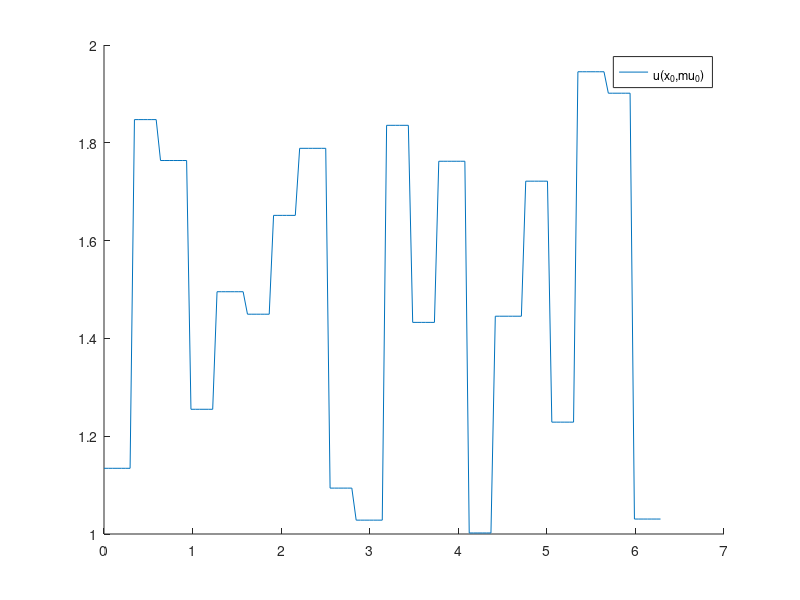
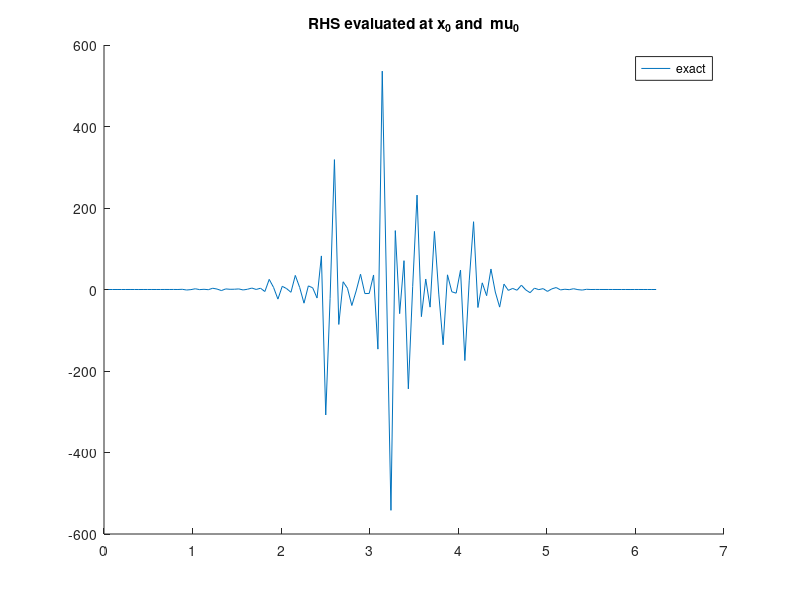
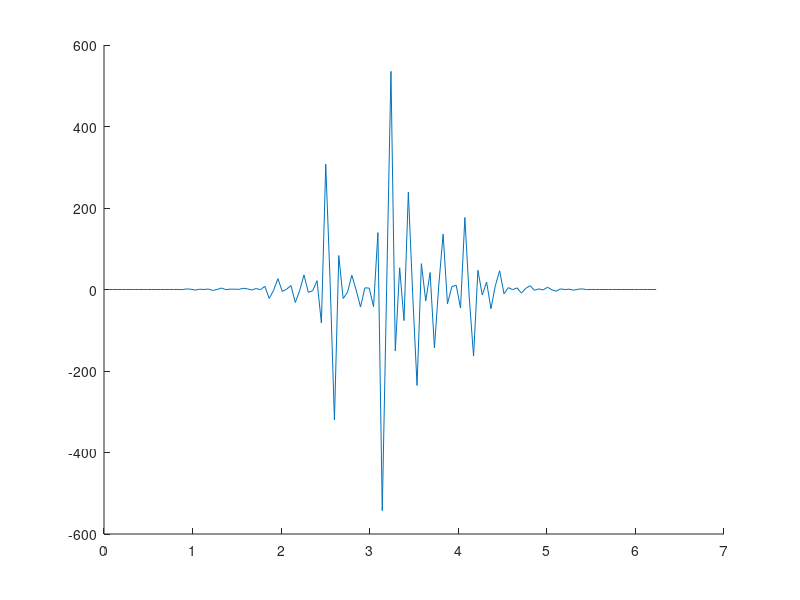

Recreate these plots in MATLAB, in order. (Note: this script raises an error after producing the figures.)
clear all;
close all;

rng(1); % for reproducibility

addpath('source/');

N = 128;
% N = 16;
% N = 6;

    % monolithic = false
    monolithic = true


%% 1D heat equation with piecewise-constant conductivity as in https://epubs.siam.org/doi/epdf/10.1137/21M1452810, or rather https://arxiv.org/pdf/2502.10888


% Omega = [-1 1];
Omega = [0 2*pi];
xis = linspace(Omega(1),Omega(2),N+1)';
xis_in = xis(2:end-1);
dx = (Omega(2)-Omega(1))/N;

% d = 3; % dimension  of mu
d = 20;
mu0 = rand(d,1) + 1; % each entry between 1 and 2
inds = ceil(eps+d*(xis'-Omega(1))/(Omega(2)-Omega(1)));
nuplus  = @(mu) mu(inds(2:end));
numinus = @(mu) mu(inds(1:end-1));
nu = @(x,mu) mu(ceil(eps+d*(xis'-Omega(1))/(Omega(2)-Omega(1)))); % x argument for compatibility
% nu = @(x,mu) mu(floor(eps+d*(xis'-Omega(1))/(Omega(2)-Omega(1)))); % x argument for compatibility
% x0 = -666*ones(size(xis));

% % k0 = @(xis,mu) exp(-(xis-mu).^2);
% % syms k0(xis_,mu);
% syms xis_ mu_;
% k0_(xis_,mu_) = exp(-.5*(xis_-mu_).^2);
% k0 = matlabFunction(k0_);
% nu = @(x,mu) k0(xis,mu).*x; % thermal conductivity 
% 
% x0 = -sin(pi/2*xis) + 1; % -> make intial condition satisfy BC
% x0 = -sin(pi/2*xis_in) + 1; % -> make intial condition satisfy BC
% % x0 = ones(size(xis)) ; % -> make intial condition satisfy BC
% mu0 = .3;
x0 = exp(-(xis_in-pi).^2).*sin(xis_in/2);

figure
hold on
% plot(xis,x0, "DisplayName","x_0")
% plot(xis,k0(xis,mu0), "DisplayName","k_0(\mu_0)")
plot(xis,nu([],mu0), "DisplayName","\nu(x_0,\mu_0)")
% plot(xis,numinus(mu0), "DisplayName","\nu(x_0,\mu_0)")
% plot(xis,nuplus(mu0), "DisplayName","\nu(x_0,\mu_0)")
% plot(xis,nu(mu0), "DisplayName","\nu(\mu_0)")
legend('show')

%%
dt = 1e-4;
% dt = 0.008;
% dt = 0.001;
% t_end = 1;
% t_end = 100*dt;
t_end = 0.8;
% t_end = 10*dt;
nt = t_end/dt;

% is = [2];
is = [1];
I = speye(N);

%% finite elements discretization with homogeneous Dirichlet boundary conditions
%% --> due to Dirichlet BC only N-1 DoFs
N1 = N-1;
% xis1 = linspace(Omega(1),Omega(2),N)';
% dx = (Omega(2)-Omega(1))/N;

% damping matrix
C = 1/6*dx*spdiags([ones(N,1) 4*ones(N,1) ones(N,1)],[-1 0 1],N1,N1);
% stiffness matrix
% B = 1/dx*spdiags([-ones(N,1) 2*ones(N,1) ones(N,1)],[-1 0 1],N,N);
B = @(mu) -1/dx*spdiags([-numinus(mu) numinus(mu)+nuplus(mu) -nuplus(mu)],[-1 0 1],N1,N1);

% F1_exact = @(x,mu) C\B*(nu([],mu).*x);
F1_exact = @(x,mu) C\(B(mu)*x);

% D = spdiags([-ones(N,1) ones(N,1)], [-1 1],N,N); % first-order central finite difference
% D(1,1) = -1; D(end,end) = 1; % homogeneous Neumann BC
% D = D/(2*dx);
% D1 = D;

% F1 = @(x,theta) 0;
% F1_exact = @(x) D1*(nu(x,k0(mu)).*(D1*x));

% F2_exact = @(x1,x2,mu) D1*(nu(x1,mu).*(D1*x2));
% F2X_exact = @(X,mu) F2_exact(X(:,1),X(:,2),mu); % enable storing variables in one matrix

% Q: are boundary conditions in D1 correct like this?

% definition for k0 approximations
% F2_k = @(x1,x2,k,mu) D1*((k(xis,mu).*x1).*(D1*x2));
% F2_k = @(x1,x2,k) D1*((k.*x1).*(D1*x2));
% F2X_k = @(X,k) F2_k(X(1,:),X(2,:),k,mu0);

% % s_max = N;
% s_max = 18;
% % s_max = 6;
% % s_max = 1;
% % s_max = 1;
% % s_max = 30;
% % s_max = 21;
% mus = linspace(-1,1,s_max);
% mus = flip(mus)
% % mus = mu0

s_max = d;
mus = ones(d,d) + eye(d);

%% 1) simple setting: fixed mu
% F2 = @(x1,x2,theta) F2_exact(x1,x2,mu0);
% F2X = @(X,theta) F2(X(:,1),X(:,2),theta);  % enable storing variables in one matrix
% f = @(x,u,mu) F2(x,x);
% 
% mus = mu0;
% s= 1;
% qH = 1;
% Theta_H = 1;
% Thetas{1} = Theta_H;

%% 2) general setting: arbitrary qH

% k1_ = diff(k0_,xis_);
% % k1 = matlabFunction(k1_);
% k1 = eval(k1_(xis,mu0));

qH = s_max;
s = qH;
% mus = (0:s-1)+mu0;
% mus = linspace(-1,1,s);
% % % theta_H = @(mu) (mu'-mu0).^(0:s-1);
theta_H = @(mu) mu';

Theta_H = theta_H(mus(1:s));
Thetas{1} = Theta_H;

% F2 = @(x1,x2,theta) sum(theta'.*[F2_k(x1,x2,k0(xis,mu0)) F2_k(x1,x2,k1)],2);
% [F2,kps,k_sum] = F2_taylor_approx(k0_,mu_,qH,F2_k,xis,mu0);
% F2 = F2_exact;
% F2X = @(X,theta) F2(X(:,1),X(:,2),theta); % enable storing variables in one matrix

%% some plots 
figure
hold on
plot(xis_in,F1_exact(x0,mu0), "DisplayName","exact")
% plot(xis,F2_exact(x0,x0,mu0), "DisplayName","exact")
% plot(xis,F2X([x0,x0],theta_H(mu0)),'--',"DisplayName","Taylor approx "+qH)
title("RHS evaluated at x_0 and  \mu_0")
legend("show")

% mu1 = -1;
mu1 = 2 - mu0 + 1; 
% mu1 = -mu0;
figure
hold on
% plot(xis,F2_exact(x0,x0,mu1), "DisplayName","exact")
plot(xis_in,F1_exact(x0,mu1), "DisplayName","exact")
% plot(xis,F2X([x0,x0],theta_H(mu1)),'--',"DisplayName","Taylor approx "+qH)
title("RHS evaluated at x_0 and \mu="+ num2str(mu1))
legend("show")

%%

% f = @(x,u,mu) F2(x,x,theta_H(mu)); % previously used

% f = @(x,u,mu) F2_exact(x,x,mu);
f = @(x,u,mu) F1_exact(x,mu);
% F2_exact = @(x1,x2,mu) D1*(nu(x1,mu).*(D1*x2));


%%

Nu = 0; % input signal dimension

%% generate ROM basis construction data
% s_b = 5;
% s_b = d;


% X0s = 10*[-sin(pi/2*xs)' sin(3*pi/2*xs)']; % -> make intial condition satisfy BC
% x0 = -sin(pi/2*xis); % -> make intial condition satisfy BC
% mus_b = mus; % so far used
% mus_b = linspace(-1,1,s_b);
% mus_b = mus;
mus_b = rand(d,5) + 1; % each entry between 1 and 2
s_b = 5;

X_b = zeros(N1,nt+1,s_b);
U_b = zeros(Nu,nt+1,s_b); 

for k = 1:s_b
    mu = mus_b(:,k);
    X_b(:,:,k) = simulate(x0,dt,nt,@(x) single_step(x,0,dt,f,mu));
end

%% construct ROM basis via POD
[V,S,~] = svd(X_b(:,:),'econ');
n = 30;
% n = 6;
% n = 16;
% n = N1;
% n = N;
% n = s_max;
% fac = 12;
% fac = 1;
% n = fac*s_max;

Vn = V(:,1:n);
% Vn = eye(n);

%% singular value decay
figure
semilogy(diag(S)/S(1,1))
title("singular value decay")

%% state plots
k = 1;
figure
plot(xis_in,X_b(:,1,k))
hold on
plot(xis_in,X_b(:,2,k))
plot(xis_in,X_b(:,3,k))
plot(xis_in,X_b(:,5,k))
plot(xis_in,X_b(:,10,k))
plot(xis_in,X_b(:,50,k))
plot(xis_in,X_b(:,100,k))
plot(xis_in,X_b(:,end,k))

%% plot end states
figure
hold on
for k = 1:s_b
    plot(xis_in,X_b(:,end,k))
end


%% opinf on ROM basis snapshot data
% tX_b = Vn'*X_b;
tX_b = pagemtimes(Vn',X_b);
tX_b1 = tX_b(:,1:end-1,:);
tX_b2 = tX_b(:,2:end,:);
dot_tX_b = (tX_b2-tX_b1)/dt;

[O,A_inds,B_inds,condD] = p_opinf(dot_tX_b,tX_b1,[],is,Thetas,true);
sota.O = O;
sota.condsD = condD;

%% construct intrusive operators
qA = d;
tA1s = precompute_rom_operator_param(F1_exact,Vn,1,qA);
% 
intr.O = tA1s(:,:);
intr.Os = tA1s;

Omu0 = precompute_rom_operator(@(X) F1_exact(X,mu0),Vn,1);
Omu1 = precompute_rom_operator(@(X) F1_exact(X,mu1),Vn,1);

tA2s = tA1s; % botch to avoid chaning all names

% Jn2 = power2kron(n,2);
% tA2 = precompute_rom_operator(F2X,Vn,2)*Jn2;

% tA2s = precompute_rom_operator_param(@(X,theta) F2X(X),Vn,2,qH);
% tA2s = precompute_rom_operator_param(@(X,theta) F2X(X,theta),Vn,2,qH);
% % tA2s = precompute_rom_operator_param(@(X,theta) F2X(X,theta),Vn,2,s_max);
% 
% intr.O = tA2s(:,:);
% intr.Os = tA2s;
% 
% Jn2 = power2kron(n,2);
% Omu0 = precompute_rom_operator(@(X) F2X_exact(X,mu0),Vn,2)*Jn2;
% Omu1 = precompute_rom_operator(@(X) F2X_exact(X,mu1),Vn,2)*Jn2;

% tA2_2= Vn'*C*kron(Vn,Vn)*Jn2;
% norm(tA2-tA2_2)

%% generate rank-sufficient snapshot data
tX0_pure = rank_suff_basis(n,is);
U0_pure = [];
XU = blkdiag(U0_pure,tX0_pure);
tX0 = XU(Nu+1:end,:);
U0 = XU(1:Nu,:);

% tX0 = rank_suff_basis(n,is);
% U0 = [];

nf = size(tX0,2);
tX1 = zeros(n,nf,s_max);

% compute time step estimate (3.10)
dt1 = dt_estimate(X_b(:,:,1),U_b(:,:,1),Vn(:,1),dt,is); % internally computes derivatives, so we cannot concatenate trajectories

for k =1:s_max
    mu = mus(:,k);
    for i = 1:nf
        tX1(:,i,k) = Vn'*single_step(Vn*tX0(:,i),U0(:,i),dt1,f,mu);
    end
end

dot_tX = (tX1-tX0)/dt1;

%%
ns = 1:n;
ss = 1:s_max;
% ns = fac*(1:s_max);
% ns = n;
nn = numel(ns);

B_errors = zeros(nn,1);
A1_errors = zeros(nn,1);
% A2_errors = zeros(nn,1);

deco.O_errors = zeros(nn,1);
deco.condsD = zeros(nn,s);

mono.O_errors = zeros(nn,1);
mono.condsD = zeros(nn,1);

deco.Omu0errors = zeros(nn,1);
deco.Omu1errors = zeros(nn,1);

mono.Omu0errors = zeros(nn,1);
mono.Omu1errors = zeros(nn,1);

%% compute ROM state error
Xmu0_FOM = simulate(x0,dt,nt,@(x) single_step(x,0,dt,f,mu0));
Xmu1_FOM = simulate(x0,dt,nt,@(x) single_step(x,0,dt,f,mu1));

deco.ROMerror_mu0 = zeros(nn,1);
deco.ROMerror_mu1 = zeros(nn,1);

mono.ROMerror_mu0 = zeros(nn,1);
mono.ROMerror_mu1 = zeros(nn,1);

% figure(7)
% hold on
% figure(8)
% hold on
%%

n_is__ = n_is(n,is);

for j = 1:nn
    n_ = ns(j);
    % n_ = 4;
    % n_ = s_max; % botch
    %% NEW: changing s
    % s = n_;
    % s = 1;
    s = qH;
    % s = ns(j); % botch
    % s = ss(j); % botch
    % theta_H = @(mu) (mu'-mu0).^(0:s-1);
    theta_H = @(mu) mu';

    Theta_H = theta_H(mus(:,1:s));
    Thetas{1} = Theta_H;
    %%
    n_is_ = n_is(n_,is);
    nf_ = sum(n_is_)+Nu;

    % ks = [1:Nu+n_is_(1), Nu+n_is__(1)+1:Nu+n_is__(1)+n_is_(2)];
    ks = [1:Nu+n_is_(1)];

    tX0_ = tX0(1:n_,ks);
    dot_tX_ = dot_tX(1:n_,ks,1:s);
    U0_ = U0(:,ks);

    hA2s_ = zeros(n_,n_is_,s);
    tA2s_ = zeros(n_,n_is_,s);

    %% monolithic construction
    if monolithic
        tX = repmat(full(tX0_),1,1,s);
        [O,A_inds,B_inds,condD] = p_opinf(dot_tX_,tX,U0_,is,Thetas,true);
        mono.O = O;
        mono.condsD(j) = condD;
    end

    for k =1:s
        dot_tX_ = dot_tX(1:n_,ks,k);

        [O,A_inds,B_inds,condD] = opinf(dot_tX_,tX0_,U0_,is,true);
        % hA1_ = O(:,A_inds(1,1):A_inds(1,2));
        hA2_ = O(:,A_inds(1,1):A_inds(1,2));
        % hA2_ = O(:,A_inds(2,1):A_inds(2,2));
        hB_ = O(:,B_inds(1,1):B_inds(1,2));

        % tB_ = tB(1:n_,:);
        % tA1_ = tA1s(1:n_,1:n_is_(1),k);
        tA2_ = tA2s(1:n_,1:n_is_(1),k);
        % tA2_ = tA2(1:n_,1:n_is_(2));

        % tO_ = [tA1_ tA2_];
        tO_ = [tA2_];
        % O_errors(j,k) = norm(O-tO_,"fro")/norm(tO_,"fro");

        deco.condsD(j,k) = condD;

        hA2s_(:,:,k) = hA2_;
        tA2s_(:,:,k) = tA2_;
    end

    % deco.O = hA2s_(:,:)*kron(inv(Theta_H),eye(n_is_))';
    deco.O = hA2s_(:,:)/kron((Theta_H),eye(n_is_))';
    % O_errors(j) = norm(tA1s_(:,:)-hA1s_,"fro")/norm(tO_,"fro");
    deco.O_errors(j) = norm(tA2s_(:,:)-deco.O,"fro")/norm(tA2s_(:,:), "fro");
    if monolithic
        mono.O_errors(j) = norm(tA2s_(:,:)-mono.O,"fro")/norm(tA2s_(:,:), "fro");
    end

    deco.Os = reshape(deco.O,[n_, n_is_(1), s]);
    
    Omu1_ = Omu1(1:n_,1:n_is_(1));
    deco.Omu1errors(j) = norm(affine_op(deco.Os,theta_H(mu1))-Omu1_,"fro")/norm(Omu1,"fro");
    Omu0_ = Omu0(1:n_,1:n_is_(1));
    deco.Omu0errors(j) = norm(affine_op(deco.Os,theta_H(mu0))-Omu0_,"fro")/norm(Omu0,"fro");
    if monolithic
        mono.Os = reshape(mono.O,[n_, n_is_(1), s]);
        mono.Omu1errors(j) = norm(affine_op(mono.Os,theta_H(mu1))-Omu1_,"fro")/norm(Omu1,"fro");
        mono.Omu0errors(j) = norm(affine_op(mono.Os,theta_H(mu0))-Omu0_,"fro")/norm(Omu0,"fro");
    end

    %% compute ROM state error
    % Xmu0_FOM = simulate(x0,dt,nt,@(x) single_step(x,0,dt,f,mu0));
    % Xmu1_FOM = simulate(x0,dt,nt,@(x) single_step(x,0,dt,f,mu0));

    % In_2 = kron2power(n_,2);
    % ROMmu0_step = @(x) x+ dt*Omu0_*In_2*kron(x,x);
    deco.Omu0_ = affine_op(deco.Os,theta_H(mu0));
    % deco.ROMmu0_step = @(x) x+ dt*deco.Omu0_*In_2*kron(x,x);
    deco.ROMmu0_step = @(x) x+ dt*deco.Omu0_*x; % linear
    % ROMmu1_step = @(x) x+ dt*Omu1_*In_2*kron(x,x);
    deco.Omu1_ = affine_op(deco.Os,theta_H(mu1));
    % deco.ROMmu1_step = @(x) x+ dt*deco.Omu1_*In_2*kron(x,x);
    deco.ROMmu1_step = @(x) x+ dt*deco.Omu1_*x; % linear

    Vn_ = Vn(:,1:n_);
    deco.Xmu0 = simulate(Vn_'*x0,dt,nt,deco.ROMmu0_step);
    deco.Xmu1 = simulate(Vn_'*x0,dt,nt,deco.ROMmu1_step);

    deco.ROMerror_mu0(j) = sum(vecwise_2norm(Xmu0_FOM - Vn_*deco.Xmu0))/sum(vecwise_2norm(Xmu0_FOM));
    deco.ROMerror_mu1(j) = sum(vecwise_2norm(Xmu1_FOM - Vn_*deco.Xmu1))/sum(vecwise_2norm(Xmu1_FOM));
     
    if monolithic
        % ROMmu0_step = @(x) x+ dt*Omu0_*In_2*kron(x,x);
        mono.Omu0_ = affine_op(mono.Os,theta_H(mu0));
        % mono.ROMmu0_step = @(x) x+ dt*mono.Omu0_*In_2*kron(x,x);
        mono.ROMmu0_step = @(x) x+ dt*mono.Omu0_*x; % linear
        % ROMmu1_step = @(x) x+ dt*Omu1_*In_2*kron(x,x);
        mono.Omu1_ = affine_op(mono.Os,theta_H(mu1));
        % mono.ROMmu1_step = @(x) x+ dt*mono.Omu1_*In_2*kron(x,x);
        mono.ROMmu1_step = @(x) x+ dt*mono.Omu1_*x;

        Vn_ = Vn(:,1:n_);
        mono.Xmu0 = simulate(Vn_'*x0,dt,nt,mono.ROMmu0_step);
        mono.Xmu1 = simulate(Vn_'*x0,dt,nt,mono.ROMmu1_step);

        mono.ROMerror_mu0(j) = sum(vecwise_2norm(Xmu0_FOM - Vn_*mono.Xmu0))/sum(vecwise_2norm(Xmu0_FOM));
        mono.ROMerror_mu1(j) = sum(vecwise_2norm(Xmu1_FOM - Vn_*mono.Xmu1))/sum(vecwise_2norm(Xmu1_FOM));
    end

    % ts = 0:dt:t_end;
    % figure(7)
    % semilogy(ts,ROMerror_mu0,'DisplayName',"n=" +num2str(n_))
    % figure(8)
    % semilogy(ts,ROMerror_mu1,'DisplayName',"n=" +num2str(n_))
end

% figure(7)
% ylabel("ROM state error")
% xlabel("time")
% set(gca, 'YScale', 'log')
% grid on
% legend("show")
% title("\mu_0")
% 
% figure(8)
% ylabel("ROM state error")
% xlabel("time")
% set(gca, 'YScale', 'log')
% grid on
% legend("show")
% title("\mu_1")

figure
hold on
semilogy(ns,sum(deco.O_errors,2)/qH,'x-', 'LineWidth', 2,'DisplayName',"decoupled")
if monolithic
    semilogy(ns,sum(mono.O_errors,2)/qH,'+--', 'LineWidth', 2,'DisplayName',"monolithic")
end
ylabel("operator error")
xlabel("ROM dimension")
set(gca, 'YScale', 'log')
grid on
legend("show","Location","southeast")
% title("compares against Taylor approximation!")
box on
savefig("figures_piecewise/operator_errors.fig")
exportgraphics(gcf,"figures_piecewise/operator_errors.pdf")


figure
hold on
if monolithic
    semilogy(ns,mono.condsD,'x-', 'LineWidth', 2,'DisplayName',"monolithic")
end
semilogy(ns,sum(deco.condsD,2)/s,'x-', 'LineWidth', 2,'DisplayName',"decoupled")
% semilogy(n,sota.condsD, 'x-', 'LineWidth', 2,'DisplayName',"state of the art")
ylabel("condition number")
xlabel("ROM dimension")
set(gca, 'YScale', 'log')
grid on
legend("show","Location","east")
ylim([.8 30])
box on
savefig("figures_piecewise/condition_numbers.fig")
exportgraphics(gcf,"figures_piecewise/condition_numbers.pdf")


figure
hold on
semilogy(ns,deco.Omu0errors,'x-','DisplayName',"\mu_0 decoupled")
semilogy(ns,deco.Omu1errors,'x-','DisplayName',"\mu_1 decoupled")
if monolithic
    semilogy(ns,mono.Omu0errors,'+--','DisplayName',"\mu_0 monolithic")
    semilogy(ns,mono.Omu1errors,'+--','DisplayName',"\mu_1 monolithic")
end
ylabel("operator error")
xlabel("ROM dimension")
set(gca, 'YScale', 'log')
grid on
legend("show","Location","southeast")
% title("compares against exact Gaussian!")
box on
savefig("figures_piecewise/operator_errors_evaluated.fig")
exportgraphics(gcf,"figures_piecewise/operator_errors_evaluated.pdf")

figure
hold on
semilogy(ns,deco.ROMerror_mu0,'x-','DisplayName',"\mu_0 decoupled")
semilogy(ns,deco.ROMerror_mu1,'x-','DisplayName',"\mu_1 decoupled")
if monolithic
    semilogy(ns,mono.ROMerror_mu0,'+--','DisplayName',"\mu_0 monolithic")
    semilogy(ns,mono.ROMerror_mu1,'+--','DisplayName',"\mu_1 monolithic")
end
ylabel("average ROM state error")
xlabel("increasing dimension")
set(gca, 'YScale', 'log')
grid on
legend("show")
% title("ROM dim and Taylor dim increasing")
% title("ROM dim increasing, Taylor dim = "+num2str(s))
% title("ROM dim =" + num2str(n_) + ", Taylor dim increasing")
box on
savefig("figures_piecewise/rom_state_errors.fig")
exportgraphics(gcf,"figures_piecewise/rom_state_errors.pdf")


%% visualize singular values
% figure; semilogy(diag(S),'o-')
% hold on

% save("data/data_burgers","O_errors","condsD");


%% FOM solver running for one time step
function x_1 = single_step(x_0,u_0,dt,f,mu)
    x_1 = x_0 + dt*f(x_0,u_0,mu);
end
